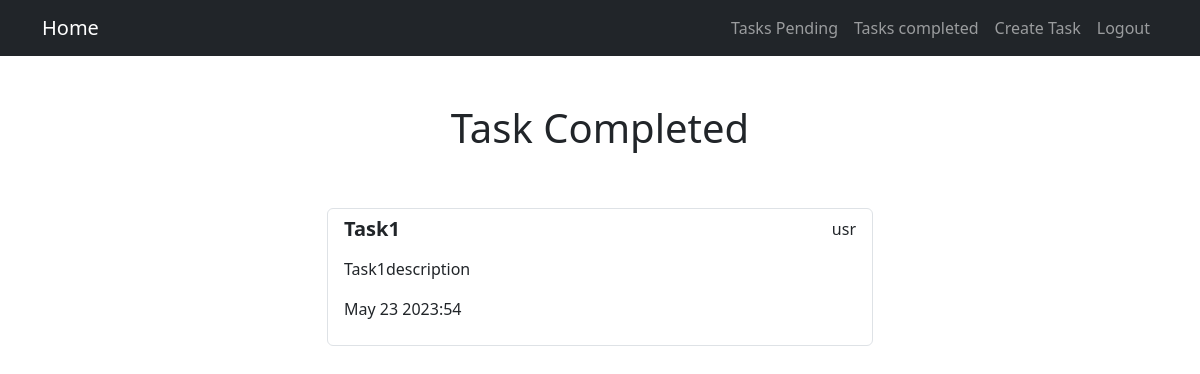
The app's page /tasks_completed/ (signed in), older data.
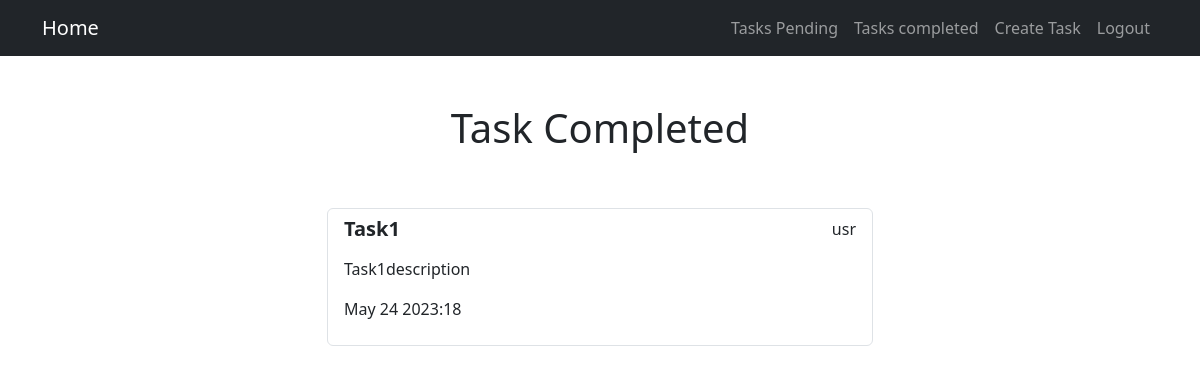
The same page, newer data.
### tasks/models.py (models this page shows, shortened)
class Task(models.Model):
  title = models.CharField(max_length=100)
  description = models.TextField(blank=True)
  created = models.DateTimeField(auto_now_add=True)
  dateCompleted = models.DateTimeField(null=True, blank=True)
  status = models.BooleanField(default=False)
  user = models.ForeignKey(User, on_delete=models.CASCADE) # type: ignore

### tasks/views.py (the view)
# urls.py: path('tasks_completed/', views.tasks_completed, name='tasks_completed'),
@login_required
def tasks_completed(request):
  tasks = Task.objects.filter(user=request.user, dateCompleted__isnull=False).order_by('-dateCompleted')
  return render(request, 'tasks.html', {
    'tasks': tasks,
    'title': "Task Completed"
  })

### tasks/templates/tasks.html (shortened to what this page needs)
{% extends 'layouts/base.html' %}
{% block content %}
  <main class="container">
    <div class="row">
      <div class="col-md-6 offset-md-3">
        <h1 class="text-center py-5">{{title}}</h1>
        <ul class="list-group">
          {% for task in tasks %}
            <a class="list-group-item" href="{% url 'task_detail' task.id %}">
              <header class="d-flex justify-content-between">
                {% if task.status %}
                  <h5 class="fw-bold">{{ task.title }}</h5>
                {% else %}
                  <h5 class="fw-bold">{{ task.title }}</h5>
                {% endif %}
                <p>{{ task.user.username }}</p>
              </header>
              <p>{{ task.description }}</p>
              <p>{{ task.dateCompleted|date:'M j Y:i' }}</p>
            </a>
          {% endfor %}
        </ul>
      </div>
    </div>
  </main>
{% endblock %}

Row changes from the older to the newer data that the page shows:
changed Task "Task1": dateCompleted "May 23 2023:54" → "May 24 2023:18"
